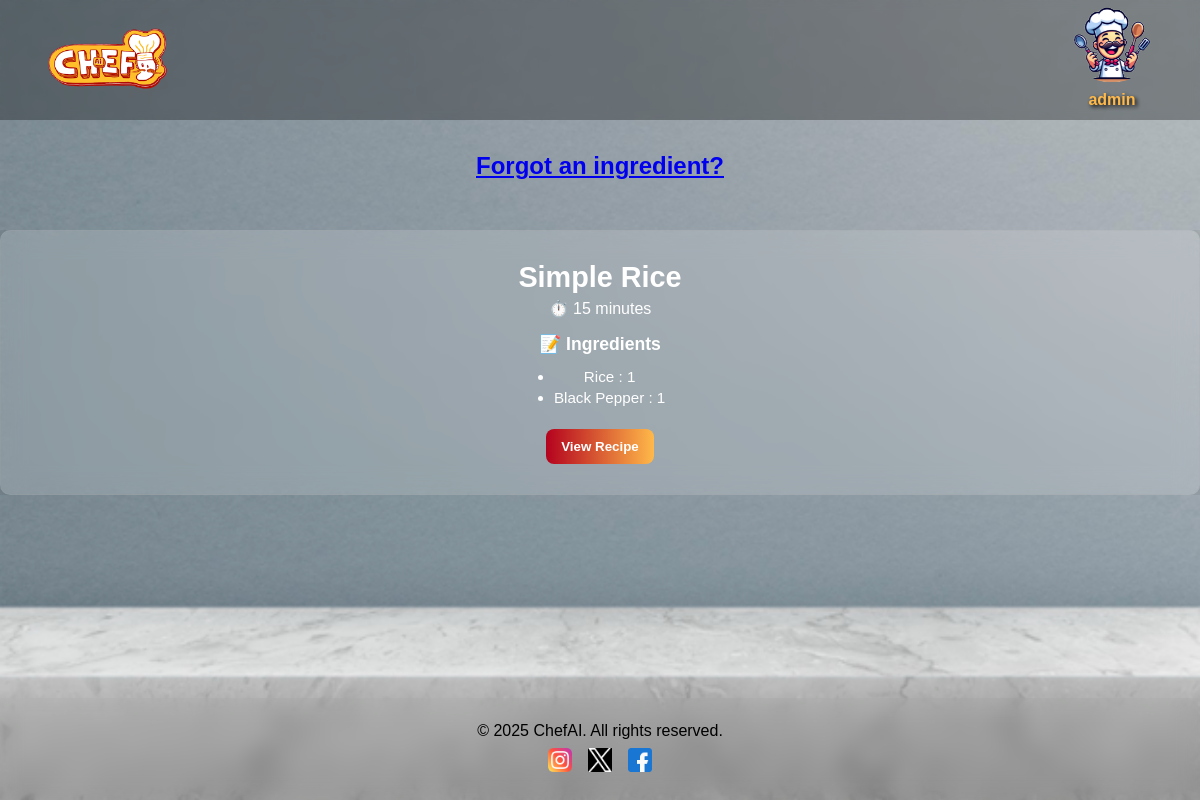
/chefai/history/37/ (signed in), run on the app's committed database.
### chef_ai/models.py (models this page shows)
class userHistory(models.Model):
    userID = models.ForeignKey(User, on_delete = models.PROTECT)
    selectedIngredients = models.CharField(max_length=2000, blank=False)
    generatedRecipe = models.CharField(max_length=10000, blank=False)
    title = models.CharField(max_length=255, default='Untitled Recipe')

### chef_ai/views.py (the view)
# urls.py: path('history/<int:recipe_id>/', views.view_saved_recipe, name='view_saved_recipe'),
def view_saved_recipe(request, recipe_id):
    if not request.user.is_authenticated:
        return redirect('login')
    try:
        recipe = userHistory.objects.get(id=recipe_id, userID=request.user)
    except userHistory.DoesNotExist:
        return HttpResponse("Recipe not found.", status=404)
    raw_content = recipe.generatedRecipe
    title_match = re.search(r"Title:\s*(.+)", raw_content)
    cuisine_match = re.search(r"Cuisine:\s*(.+)", raw_content)
    time_match = re.search(r"Time Required:\s*(.+)", raw_content)
    ingredients_section = re.search(r"Ingredients:\s*((?:.|\n)+?)(?:\n\nUtensils:|\n\nSteps:)", raw_content)
    utensils_section = re.search(r"Utensils:\s*((?:.|\n)+?)(?:\n\nSteps:)", raw_content)
    steps_section = re.search(r"Steps:\s*((?:.|\n)+)", raw_content)
    ai_response = [{
        "title": title_match.group(1) if title_match else recipe.title,
        "cuisine": cuisine_match.group(1) if cuisine_match else "Not specified",
        "time": time_match.group(1) if time_match else "Not specified",
        "ingredients": [line.strip("- ") for line in ingredients_section.group(1).strip().split("\n")] if ingredients_section else [],
        "utensils": [line.strip("- ") for line in utensils_section.group(1).strip().split("\n")] if utensils_section else [],
        "steps": [line.strip("0123456789. ") for line in steps_section.group(1).strip().split("\n")] if steps_section else []
    }]
    return render(request, 'listResults.html', {
        'ai_responses': ai_response  # Pass with the same name your template expects
    })

### templates/listResults.html (shortened to what this page needs)
{% extends 'base.html' %}
{% load static %}
{% block content %}
    <div class="return-link-container">
        <h2><a class="return-link" href="{% url 'index' %}">Forgot an ingredient?</a></h2>
    </div>
    <div class="recipe-card-container">
        <div class="carousel-container">
            <div class="carousel-wrapper">
                {% for ai_response in ai_responses %}
                <div class="recipe-card">
                    {% if ai_response.title == "Cannot make recipe with ingredients provided" or ai_response.title == "" %}
                        <div class="no-recipe">
                            <h2>{{ ai_response.title }}</h2>
                            <h3>You need more ingredients!</h3>
                            <p>
                                {% for item in ai_response.ingredients %}
                                    {{ item }}{% if not forloop.last %} | {% endif %}
                                {% endfor %}
                            </p>
                        </div>
                    {% else %}
                    <h2 class="recipe-title">{{ ai_response.title }}</h2>
                    <p class="recipe-meta">⏱️ {{ ai_response.time }}</p>
                    <div class="recipe-section preview-section">
                        <h3>📝 Ingredients</h3>
                        <ul class="ingredient-list">
                            {% for item in ai_response.ingredients|slice:":5" %}
                                <li>{{ item }}</li>
                            {% endfor %}
                        </ul>
                    </div>
                    <button onclick="openModal({{ forloop.counter0 }})" class="view-btn">View Recipe</button>
                    {% endif %}
                </div>
                {% endfor %}
            </div>
        </div>
        {% for ai_response in ai_responses %}
    </div>
    {% endfor %}
    </body>
</html>
    {% endblock %}

### templates/base.html (shortened to what this page needs)
{% load static %}
<!DOCTYPE html>
<html>
<head>
    <link rel="stylesheet" href="{% static 'chef_ai/styles/base.css' %}">
    <link rel="stylesheet" href="{% static 'chef_ai/styles/header.css' %}">
    <link rel="stylesheet" href="{% static 'chef_ai/styles/launchpage.css' %}">
    <link rel="stylesheet" href="{% static 'chef_ai/styles/logon.css' %}">
    <link rel="stylesheet" href="{% static 'chef_ai/styles/response.css' %}">
    <link rel="stylesheet" href="{% static 'chef_ai/styles/searchbar.css' %}">
    <link rel="stylesheet" href="{% static 'chef_ai/styles/ingredientItems.css' %}">
    <link rel="stylesheet" href="{% static 'chef_ai/styles/profile.css' %}">
    <link rel="stylesheet" href="{% static 'chef_ai/styles/landing.css' %}">
    <link rel="stylesheet" href="{% static 'chef_ai/styles/loading.css' %}">
    <link rel="stylesheet" href="{% static 'chef_ai/styles/footer.css' %}">
    <link rel="stylesheet" href="{% static 'chef_ai/styles/uploadedImages.css' %}">
</head>
<body>
    <header class="header {% if request.path == '/' %}landing-header{% endif %}">
        <div class="chefAI" id='chefAI-logo'>
            <a href="{% url 'index' %}">
                <img src="{% static 'chef_ai/images/AICHEF400X.png' %}" alt="">
            </a>
        </div>
        <div class="navbar">
            {% if user.is_authenticated %}
            <div class="dropdown">
                <div class="userContainer">
                <img class="userLogo dropbtn" src="{% static 'chef_ai/images/defaultLogo.png' %}">
                <p>{{ request.user.username }}</p>
                </div>
            </div>
            {% else %}
            <a class="loginButton" href="{% url 'login' %}">Log In</a>
            {% endif %}
        </div>
    </header>
    <div class="root">
    {% block content %}
    {% endblock %}
    <footer class="site-footer {% if request.path == '/' %}landing-footer{% endif %}">
        <div class="footer-content">
            <p>© 2025 ChefAI. All rights reserved.</p>
            <div class="social-icons">
                <a href="https://www.instagram.com/chef_ai25" target="_blank">
                    <img src="{% static 'chef_ai/social/instagram.png' %}" alt="Instagram">
                </a>
                <a href="https://x.com/ChefAI25" target="_blank">
                    <img src="{% static 'chef_ai/social/x.png' %}" alt="Twitter">
                </a>
                <a href="https://www.facebook.com/share/1AFxKqHtHY/?mibextid=wwXIfr" target="_blank">
                    <img src="{% static 'chef_ai/social/facebook.png' %}" alt="Facebook">
                </a>
            </div>
        </div>
    </footer>
</body>
</html>

### chef_ai/static/chef_ai/styles/base.css (style rules this page uses)
* { margin: 0; padding: 0; box-sizing: border-box; font-family: 'Poppins', sans-serif; }
html, body { height: 100%; display: flex; flex-direction: column; }
.root { margin-top:9.5rem; }

### chef_ai/static/chef_ai/styles/header.css (style rules this page uses)
.header { position: fixed; top: 0; left: 0; right: 0; max-height: 7.5rem; width: 100vw; background: rgba(0, 0, 0, 0.3); backdrop-filter: blur(4px); display: flex; justify-content: space-between; align-items: center; z-index: 100; }
.header .chefAI img { margin-left:3rem; max-width: 10rem; max-height: 7.5rem; transition: transform 0.2s ease-in-out; }
.header .navbar .userContainer { display:flex; flex-direction: column; max-height:7.5rem; align-items: center; transition: transform 0.2s ease-in-out; margin-right: 3rem; }
.header .navbar .userContainer p { color:#FFB949; text-shadow: 2px 2px 4px black; padding:.5rem 1rem; font-weight: bold; text-align: center; max-width: 10rem; word-wrap: none; text-overflow: ellipsis; overflow: hidden; }
.header .navbar .userContainer .userLogo { max-width:5rem; max-height:5rem; border-radius:50%; object-fit: cover; }
.header .navbar .dropdown { position: relative; display: inline-block; }

### chef_ai/static/chef_ai/styles/response.css (style rules this page uses)
.carousel-container { position: relative; width: 100%; overflow: hidden; margin-top: 3.125rem; }
.carousel-wrapper { display: flex; transition: transform 0.5s ease-in-out; width: 100%; }
.recipe-card { min-width: 100%; box-sizing: border-box; padding: 1.875rem; display: flex; flex-direction: column; align-items: center; border: 0.0625rem solid hsla(0, 0%, 65%, 0.158); box-shadow: 0 0 2.25rem 0.0625rem rgba(0, 0, 0, 0.2); background-color: rgba(255, 255, 255, 0.15); backdrop-filter: blur(12px); border-radius: 0.625rem; color: white; text-align: center; }
.recipe-card h2.recipe-title { font-size: 1.8rem; margin-bottom: 0.3rem; }
.recipe-card .recipe-meta { font-size: 1rem; margin-bottom: 1rem; }
.recipe-card .recipe-section.preview-section h3 { font-size: 1.1rem; margin-bottom: 0.4rem; padding-bottom: 0.3rem; }
.ingredient-list { padding-left: 1.2rem; font-size: 0.95rem; line-height: 1.4; }
.view-btn { margin-top: 1.25rem; background: linear-gradient(90deg, #B4021E, #FFB949); padding: 0.625rem 0.9375rem; border: none; border-radius: 0.5rem; color: white; font-weight: bold; cursor: pointer; }
.return-link-container { display:flex; flex-direction: column; justify-content: center; align-items: center; }
.return-link-container .return-link { text-decoration: underline; text-align: center; }

### chef_ai/static/chef_ai/styles/landing.css (style rules this page uses)
* { margin: 0; padding: 0; box-sizing: border-box; }

### chef_ai/static/chef_ai/styles/footer.css (style rules this page uses)
.site-footer { position: relative; bottom: 0; left: 0; right: 0; width: 100vw; padding: 1.5rem; backdrop-filter: blur(10px); text-align: center; margin-top: auto; z-index: 50; }
.site-footer .footer-content { display: flex; flex-direction: column; align-items: center; gap: 0.5rem; }
.site-footer .social-icons { display: flex; gap: 1rem; }
.site-footer .social-icons img { width: 24px; height: 24px; transition: transform 0.2s ease; }

### data on the page
userHistory: title "Simple Rice", time "15 minutes", ingredients "Rice : 1" "Black Pepper : 1"

### other printed values
{{ request.user.username }} "admin"
